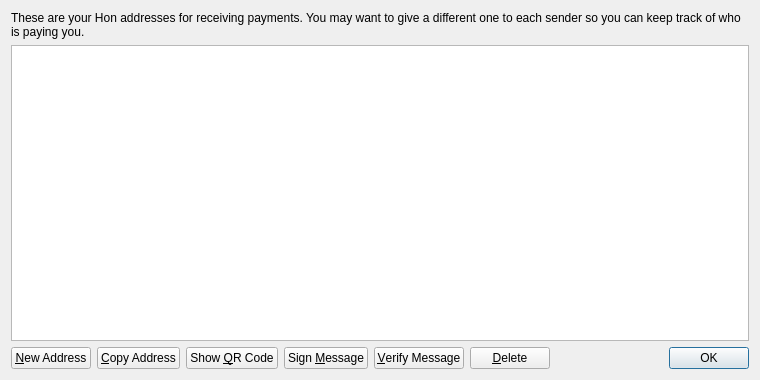
<?xml version="1.0" encoding="UTF-8"?>
<ui version="4.0">
 <class>AddressBookPage</class>
 <widget class="QWidget" name="AddressBookPage">
  <property name="geometry">
   <rect>
    <x>0</x>
    <y>0</y>
    <width>760</width>
    <height>380</height>
   </rect>
  </property>
  <property name="windowTitle">
   <string>Address Book</string>
  </property>
  <layout class="QVBoxLayout" name="verticalLayout">
   <item>
    <widget class="QLabel" name="labelExplanation">
     <property name="text">
      <string>These are your Hon addresses for receiving payments. You may want to give a different one to each sender so you can keep track of who is paying you.</string>
     </property>
     <property name="textFormat">
      <enum>Qt::PlainText</enum>
     </property>
     <property name="wordWrap">
      <bool>true</bool>
     </property>
    </widget>
   </item>
   <item>
    <widget class="QTableView" name="tableView">
     <property name="contextMenuPolicy">
      <enum>Qt::CustomContextMenu</enum>
     </property>
     <property name="toolTip">
      <string>Double-click to edit address or label</string>
     </property>
     <property name="tabKeyNavigation">
      <bool>false</bool>
     </property>
     <property name="alternatingRowColors">
      <bool>true</bool>
     </property>
     <property name="selectionMode">
      <enum>QAbstractItemView::SingleSelection</enum>
     </property>
     <property name="selectionBehavior">
      <enum>QAbstractItemView::SelectRows</enum>
     </property>
     <property name="sortingEnabled">
      <bool>true</bool>
     </property>
     <attribute name="verticalHeaderVisible">
      <bool>false</bool>
     </attribute>
    </widget>
   </item>
   <item>
    <layout class="QHBoxLayout" name="horizontalLayout">
     <item>
      <widget class="QPushButton" name="newAddressButton">
       <property name="toolTip">
        <string>Create a new address</string>
       </property>
       <property name="text">
        <string>&amp;New Address</string>
       </property>
       <property name="icon">
        <iconset resource="../bitcoin.qrc">
         <normaloff>:/icons/add</normaloff>:/icons/add</iconset>
       </property>
      </widget>
     </item>
     <item>
      <widget class="QPushButton" name="copyToClipboard">
       <property name="toolTip">
        <string>Copy the currently selected address to the system clipboard</string>
       </property>
       <property name="text">
        <string>&amp;Copy Address</string>
       </property>
       <property name="icon">
        <iconset resource="../bitcoin.qrc">
         <normaloff>:/icons/editcopy</normaloff>:/icons/editcopy</iconset>
       </property>
      </widget>
     </item>
     <item>
      <widget class="QPushButton" name="showQRCode">
       <property name="text">
        <string>Show &amp;QR Code</string>
       </property>
       <property name="icon">
        <iconset resource="../bitcoin.qrc">
         <normaloff>:/icons/qrcode</normaloff>:/icons/qrcode</iconset>
       </property>
      </widget>
     </item>
     <item>
      <widget class="QPushButton" name="signMessage">
       <property name="toolTip">
        <string>Sign a message to prove you own a Hon address</string>
       </property>
       <property name="text">
        <string>Sign &amp;Message</string>
       </property>
       <property name="icon">
        <iconset resource="../bitcoin.qrc">
         <normaloff>:/icons/edit</normaloff>:/icons/edit</iconset>
       </property>
      </widget>
     </item>
     <item>
      <widget class="QPushButton" name="verifyMessage">
       <property name="toolTip">
        <string>Verify a message to ensure it was signed with a specified Hon address</string>
       </property>
       <property name="text">
        <string>&amp;Verify Message</string>
       </property>
       <property name="icon">
        <iconset resource="../bitcoin.qrc">
         <normaloff>:/icons/transaction_0</normaloff>:/icons/transaction_0</iconset>
       </property>
      </widget>
     </item>
     <item>
      <widget class="QPushButton" name="deleteButton">
       <property name="toolTip">
        <string>Delete the currently selected address from the list</string>
       </property>
       <property name="text">
        <string>&amp;Delete</string>
       </property>
       <property name="icon">
        <iconset resource="../bitcoin.qrc">
         <normaloff>:/icons/remove</normaloff>:/icons/remove</iconset>
       </property>
      </widget>
     </item>
     <item>
      <spacer name="horizontalSpacer">
       <property name="orientation">
        <enum>Qt::Horizontal</enum>
       </property>
       <property name="sizeHint" stdset="0">
        <size>
         <width>40</width>
         <height>20</height>
        </size>
       </property>
      </spacer>
     </item>
     <item>
      <widget class="QDialogButtonBox" name="buttonBox">
       <property name="sizePolicy">
        <sizepolicy hsizetype="Maximum" vsizetype="Fixed">
         <horstretch>0</horstretch>
         <verstretch>0</verstretch>
        </sizepolicy>
       </property>
       <property name="standardButtons">
        <set>QDialogButtonBox::Ok</set>
       </property>
      </widget>
     </item>
    </layout>
   </item>
  </layout>
 </widget>
 <resources>
  <include location="../bitcoin.qrc"/>
 </resources>
 <connections/>
</ui>
